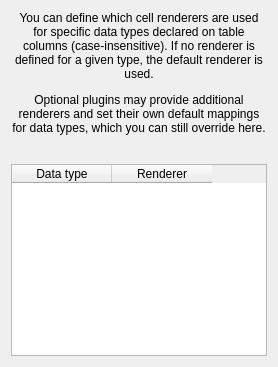
         <widget class="QWidget" name="dataRenderersPage">
          <layout class="QVBoxLayout" name="verticalLayout_12">
           <item>
            <widget class="QLabel" name="dataRenderersHelp">
             <property name="text">
              <string>&lt;html&gt;&lt;head/&gt;&lt;body&gt;&lt;p&gt;You can define which cell renderers are used for specific data types declared on table columns (case-insensitive). If no renderer is defined for a given type, the default renderer is used.&lt;/p&gt;&lt;p&gt;Optional plugins may provide additional renderers and set their own default mappings for data types, which you can still override here.&lt;/p&gt;&lt;/body&gt;&lt;/html&gt;</string>
             </property>
             <property name="alignment">
              <set>Qt::AlignmentFlag::AlignCenter</set>
             </property>
             <property name="wordWrap">
              <bool>true</bool>
             </property>
             <property name="cmdPalIgnore" stdset="0">
              <bool>true</bool>
             </property>
            </widget>
           </item>
           <item>
            <widget class="QToolBar" name="dataRenderersToolbar"/>
           </item>
           <item>
            <widget class="CellRendererTable" name="dataRenderersTable">
             <property name="cornerButtonEnabled">
              <bool>false</bool>
             </property>
             <property name="cfg" stdset="0">
              <string notr="true">General.DataRenderers</string>
             </property>
             <attribute name="verticalHeaderVisible">
              <bool>false</bool>
             </attribute>
             <column>
              <property name="text">
               <string>Data type</string>
              </property>
             </column>
             <column>
              <property name="text">
               <string>Renderer</string>
              </property>
             </column>
            </widget>
           </item>
          </layout>
         </widget>
